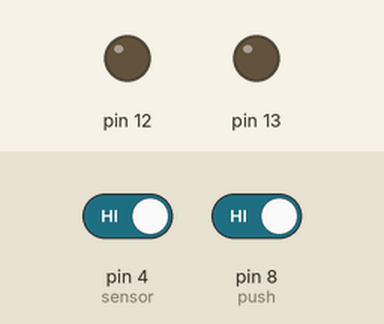
Recording of a sketch running on a simulated Arduino Uno, built with avr-gcc and run on an emulated ATmega328P. Parts: output pins drawn as LEDs (lit = HIGH). The test bench sets the inputs (shaded band); at power-on: pin 4 (sensor) HIGH, pin 8 (push) HIGH. What the sketch prints to the serial monitor is not drawn.

Above: at 1.2 s.
1.3 s: pin 4 (sensor) driven LOW and pin 8 (push) driven LOW
At 2.5 s:
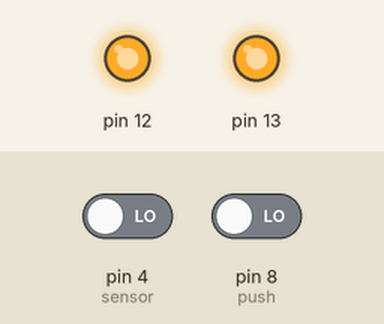
2.8 s: pin 4 (sensor) driven HIGH
At 3.1 s:
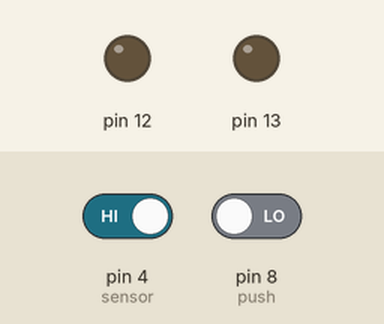
4.3 s: pin 4 (sensor) driven LOW
At 4.7 s:
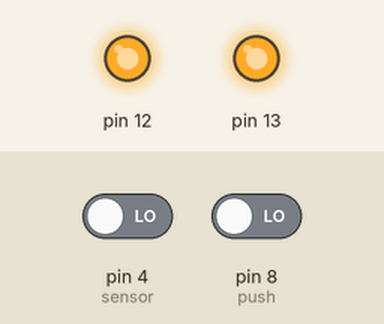
5.8 s: pin 4 (sensor) driven HIGH
At 6.7 s:
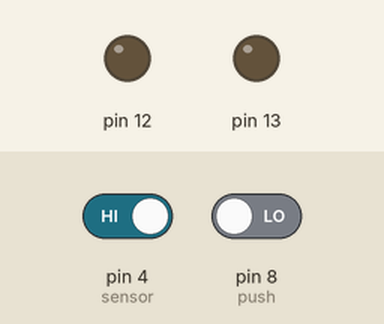
Timing chart, 0 to 8.3 s (numbered marks = the images above; inputs shaded):
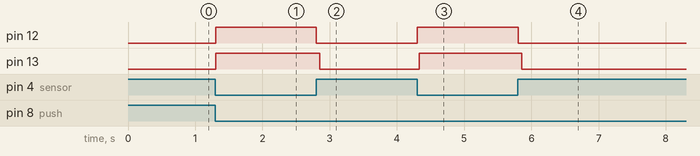

The sketch:

dobot_2.ino
```cpp
  int out =13;
  int out1=12;
  int push=8;
  int sensor=4;


void setup() {
  // put your setup code here, to run once:
Serial.begin(9600);
pinMode(13,OUTPUT);
pinMode(12,OUTPUT);
pinMode(8,INPUT);
pinMode(4,INPUT);
}
void loop() {
  // put your main code here, to run repeatedly:
  int button=digitalRead(push);
  int sig=digitalRead(sensor);
  Serial.println(button);
  Serial.println(sig);
  if(digitalRead(push)==0)
  {
    digitalWrite(13,HIGH);
    if(digitalRead(sensor)==0)
    {
      digitalWrite(12,HIGH);
    }
    else {
      digitalWrite(12,LOW);
      digitalWrite(13,LOW);
      }
    }
  }
```

Measured:
- after the input at 1.3 s, pin 12, pin 13: LOW → HIGH at once
- after the input at 2.8 s, pin 12: HIGH → LOW at once; pin 13: HIGH → LOW after 0.06 s
- after the input at 4.3 s, pin 12, pin 13: LOW → HIGH at once
- after the input at 5.8 s, pin 12: HIGH → LOW at once; pin 13: HIGH → LOW after 0.06 s
